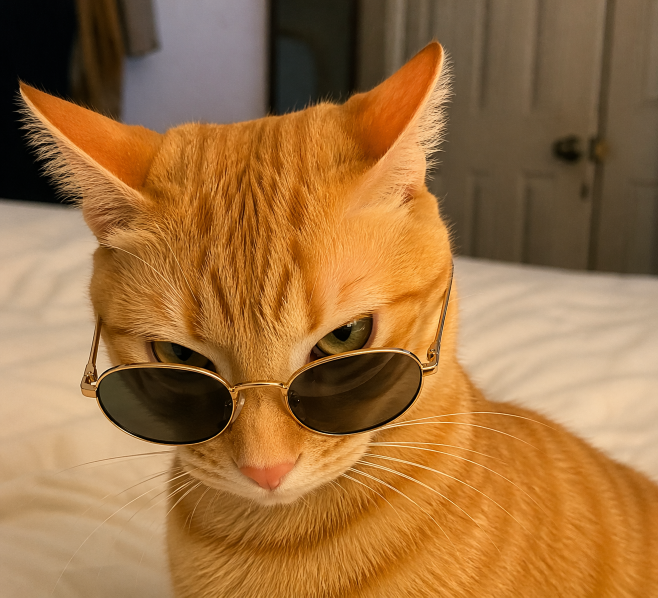
#> input picture Mittens Profile Photos/78b55976-398c-4908-846c-07e93611a0eb.png, 1316 x 1195 px (shown at 1/2 size)
$ python -i storage.py   (imports and definitions only)
#> lines starting #> are read from the running program, lines starting #| are printed output that depends on the picture
# petcare/storage.py
# -*- coding: utf-8 -*-
"""Photo preparation for the pet system, and its door to shared storage.

Photos are prepared here and stored as BYTES ON DISK by pet_registry, never as
Discord CDN URLs. Attachment links are signed and expire
(?ex=...&is=...&hm=...), so a stored URL renders a broken image a day later.

The JSON persistence that used to live here now lives in `common.storage`,
which every cog shares — it was worth having once, and worth having everywhere.
`DATA_DIR`, `load_json` and `save_json` are re-exported below so the pet modules
can keep importing them from here.

The register itself lives in `pet_registry` and the treat ledger in
`cogs/pet_care.py`; both go through `load_json` / `save_json` rather than
touching the filesystem themselves.
"""
from __future__ import annotations

import io
import logging

from PIL import Image, ImageFilter

from common.storage import DATA_DIR, load_json, save_json  # re-exported

LOG = logging.getLogger(__name__)

__all__ = [
    "DATA_DIR",
    "IMAGE_SIZE",
    "PetError",
    "load_json",
    "prepare_image",
    "save_json",
    "smart_crop_square",
]

IMAGE_SIZE = 256                      # stored square size, in pixels

# Crop analysis. CROP_FOCUS is where the subject usually sits vertically:
# 0.0 is the top edge, 1.0 the bottom. Phone photos of animals put the head
# above the middle, hence 0.42.
CROP_ANALYSIS_SIZE = 160
CROP_FOCUS = 0.42
CROP_FOCUS_SPREAD = 0.30


class PetError(Exception):
    """Anything the member should be told about in plain words.

    Defined here rather than in `pet_registry` because `prepare_image` raises it
    and the registry imports this module, not the other way round.
    """


# ──────────────────────────────────────────────────────────────
# Images
# ──────────────────────────────────────────────────────────────
def _band_energy(img: Image.Image, vertical: bool) -> list[float]:
    """Detail per row (or column), from an edge-detected thumbnail.

    Squashing the edge map to one pixel wide averages each row exactly, which is
    far quicker than walking pixels and needs no numpy.
    """
    small = img.convert("L")
    small.thumbnail((CROP_ANALYSIS_SIZE, CROP_ANALYSIS_SIZE), Image.BILINEAR)
    edges = small.filter(ImageFilter.FIND_EDGES)
    aw, ah = edges.size
    strip = edges.resize((1, ah) if vertical else (aw, 1), Image.BILINEAR)
    return [float(v) for v in strip.getdata()]


def _centre_crop_square(img: Image.Image) -> Image.Image:
    w, h = img.size
    side = min(w, h)
    left, top = (w - side) // 2, (h - side) // 2
    return img.crop((left, top, left + side, top + side))


def smart_crop_square(img: Image.Image) -> Image.Image:
    """Crop to a square keeping the busiest part of the picture.

    A centre crop cuts the head off anything shot in portrait. This slides the
    crop window along the edge-detail profile and keeps the position holding the
    most detail, leaning slightly upward to break ties the way faces sit.
    """
    w, h = img.size
    if w <= 0 or h <= 0 or w == h:
        return img

    vertical = h > w
    window, extent = (w, h) if vertical else (h, w)
    if window <= 0 or window >= extent:
        return img

    try:
        profile = _band_energy(img, vertical)
    except Exception:
        LOG.warning("Could not measure photo detail; centre-cropping", exc_info=True)
        return _centre_crop_square(img)

    n = len(profile)
    if n < 2:
        return _centre_crop_square(img)

    span = max(1, min(n, round(window * n / extent)))
    prefix = [0.0]
    for value in profile:
        prefix.append(prefix[-1] + value)

    best_index, best_score = 0, -1.0
    for index in range(n - span + 1):
        detail = prefix[index + span] - prefix[index]
        centre = (index + span / 2) / n
        # Gaussian weight toward CROP_FOCUS, without importing math.exp on a hot
        # path — a plain quadratic falloff is close enough and cheaper.
        offset = (centre - CROP_FOCUS) / CROP_FOCUS_SPREAD
        weight = 1.0 / (1.0 + offset * offset)
        score = detail * weight
        if score > best_score:
            best_score, best_index = score, index

    offset_px = round(best_index * extent / n)
    offset_px = max(0, min(offset_px, extent - window))
    if vertical:
        return img.crop((0, offset_px, w, offset_px + window))
    return img.crop((offset_px, 0, offset_px + window, h))


def prepare_image(raw: bytes) -> bytes:
    """Crop square, downscale, re-encode as PNG.

    Re-encoding strips whatever metadata the phone attached, and makes a corrupt
    or hostile file fail here rather than somewhere less convenient.
    """
    try:
        img = Image.open(io.BytesIO(raw))
        img.load()
    except Exception as exc:
        raise PetError("That file could not be read as an image. Use a PNG or a JPEG.") from exc

    img = img.convert("RGBA") if img.mode in ("RGBA", "LA", "P") else img.convert("RGB")
    img = smart_crop_square(img)
    img = img.resize((IMAGE_SIZE, IMAGE_SIZE), Image.LANCZOS)

    buf = io.BytesIO()
    img.convert("RGBA").save(buf, format="PNG", optimize=True)
    return buf.getvalue()

>>> from PIL import Image
>>> picture = Image.open('../Mittens Profile Photos/78b55976-398c-4908-846c-07e93611a0eb.png')
#> picture is the input picture: PIL image 1316x1195 RGB; mean R, G, B 157.9, 113.3, 65.1
>>> result = smart_crop_square(picture)
#> in _band_energy, `small = img.convert("L")`:
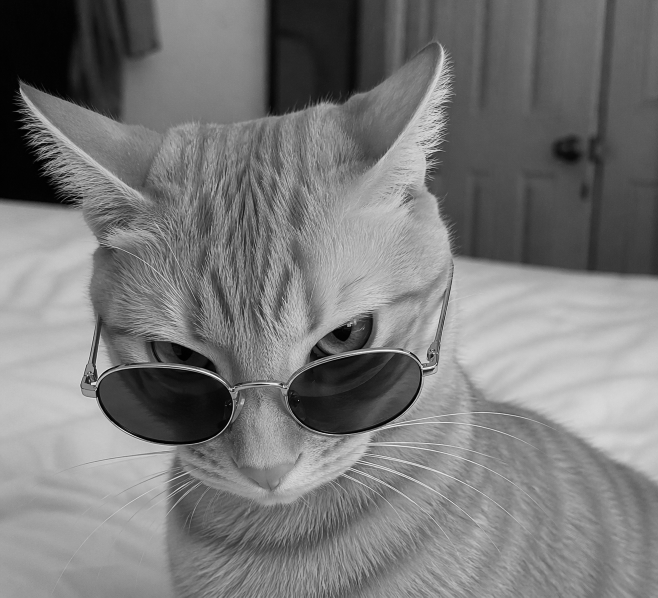
#> small: PIL image 1316x1195 L (shown at 1/2 size); min 0, max 254, mean 121.1
#> in _band_energy, `small.thumbnail((CROP_ANALYSIS_SIZE, CROP_ANALYSIS_SIZE), Image.BILINE..`:
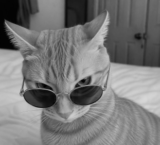
#> small: PIL image 160x145 L; min 2, max 215, mean 121.2
#> in _band_energy, `edges = small.filter(ImageFilter.FIND_EDGES)`:
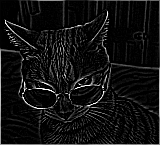
#> edges: PIL image 160x145 L; min 0, max 255, mean 17.9
#> in smart_crop_square, `profile = _band_energy(img, vertical)`: profile = 160 values, max 128 at index 159, min 5 at index 1, mean 18.22
#> in smart_crop_square, `n = len(profile)`: n = 160
#> in smart_crop_square, `span = max(1, min(n, round(window * n / extent)))`: span = 145
#> the loop in smart_crop_square, `for value in profile:` made 160 passes
#> value on passes 1 to 3: 125, 5, 5
#> after the loop in smart_crop_square, `for value in profile:`: prefix = 161 values from 0 to 2915
#> the loop in smart_crop_square, `for index in range(n - span + 1):` made 16 passes
#> (detail, centre, offset, weight, score, best_score, best_index) on pass 1: (2661, 0.453, 0.11, 0.988, 2628.9, 2628.9, 0)
#> (detail, centre, offset, weight, score) on passes 2 to 7: (2549, 0.459, 0.131, 0.983, 2505.8), (2555, 0.466, 0.152, 0.977, 2497.2), (2559, 0.472, 0.173, 0.971, 2484.7), (2564, 0.478, 0.194, 0.964, 2471.2), (2569, 0.484, 0.215, 0.956, 2455.9), (2569, 0.491, 0.235, 0.947, 2434.1)
#> after the loop in smart_crop_square, `for index in range(n - span + 1):`: best_index = 0; best_score = 2628.9
#> in smart_crop_square, `offset_px = round(best_index * extent / n)`: offset_px = 0
#> in smart_crop_square, `return img.crop((offset_px, 0, offset_px + window, h))`:
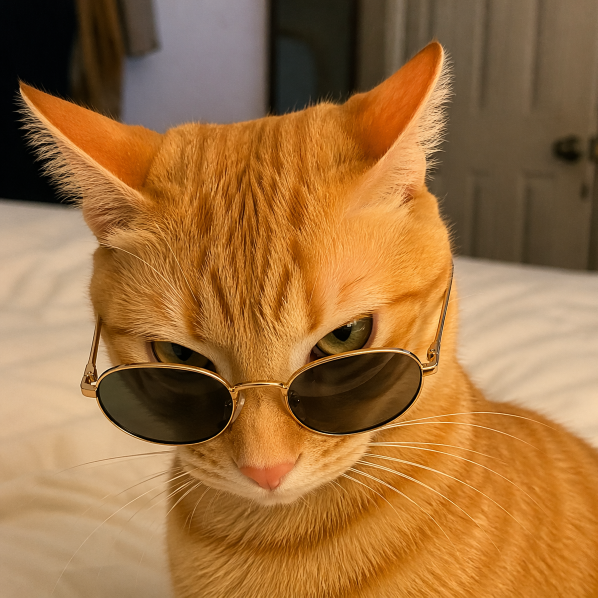
#> returned value: PIL image 1195x1195 RGB (shown at 1/2 size); mean R, G, B 158.3, 112.6, 63.4
